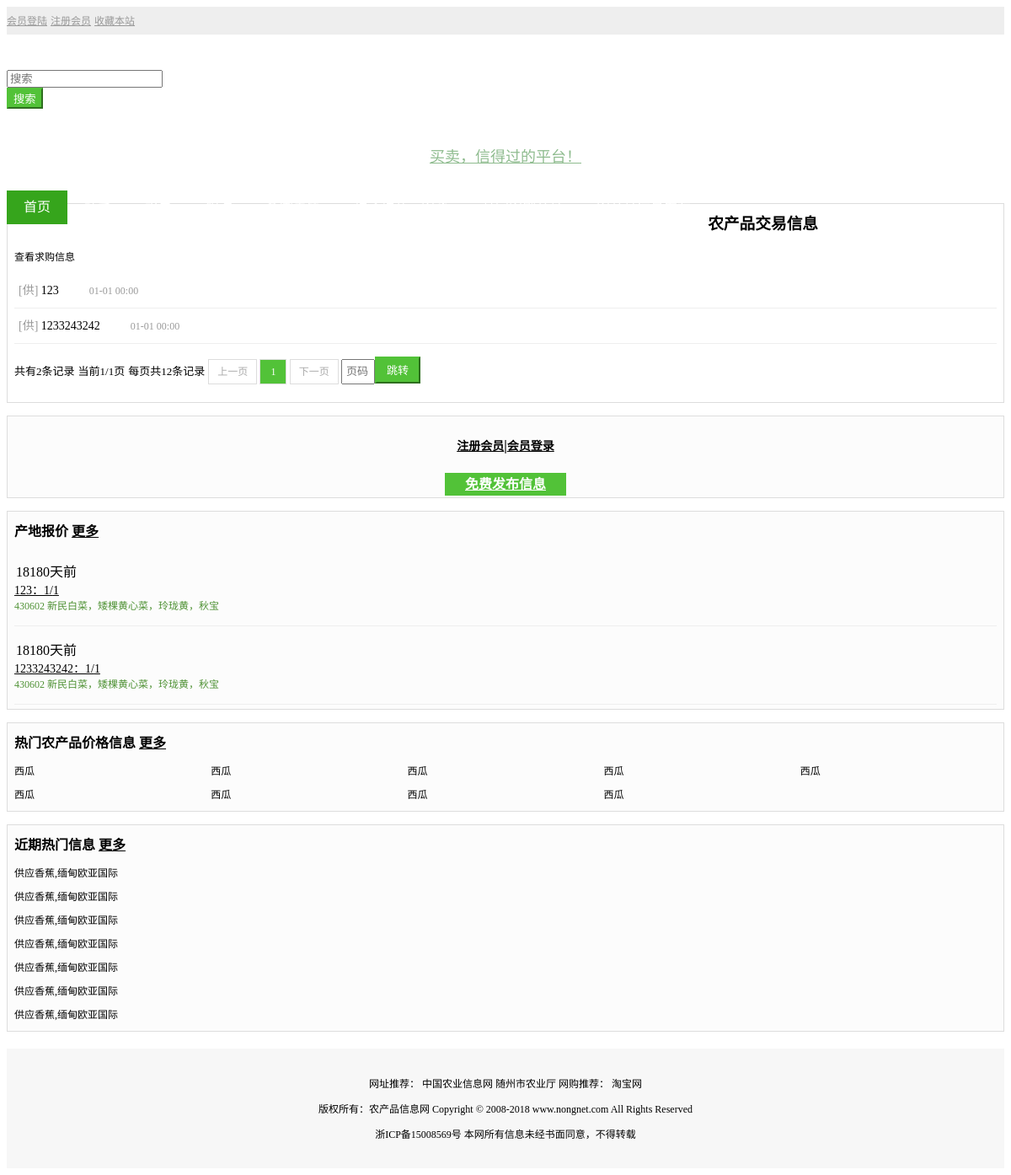
/, run on an earlier commit of the app's database.
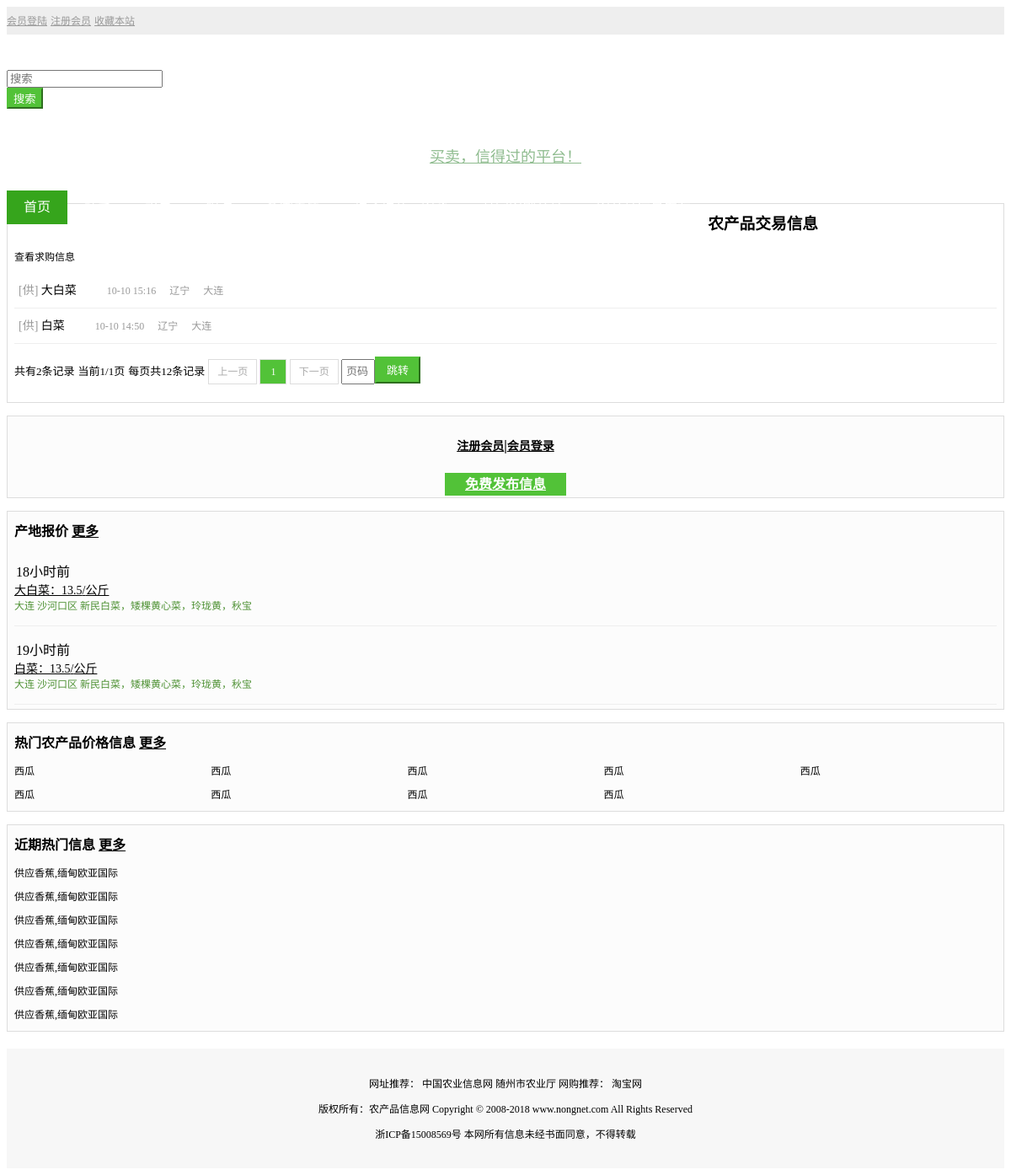
And on a later commit of the database.
### home/models.py (models this page shows)
class p_product(models.Model):
    p_name = models.CharField(max_length=30, help_text="类别名称")
    create_time = models.CharField(max_length=30, help_text="创建时间", default="0")
    update_time = models.CharField(max_length=30, help_text="修改时间", default="0")

class p_message(models.Model):
    username = models.CharField(max_length=30, help_text="关联用户")
    type = models.CharField(max_length=30, help_text="1：供应 2：需求", default=1)
    m_title = models.CharField(max_length=50, help_text="信息标题", default="")
    m_pz = models.CharField(max_length=30, help_text="产品品种", default="")
    m_begin = models.CharField(max_length=30, help_text="上市开始日期时间", default="")
    m_end = models.CharField(max_length=30, help_text="上市结束日期时间", default="")
    m_size = models.CharField(max_length=30, help_text="报价规格", default="")
    m_today_price = models.CharField(max_length=30, help_text="今日价格", default="")
    m_today_size = models.CharField(max_length=30, help_text="今日价格的单位", default="")
    m_today_date = models.CharField(max_length=30, help_text="上架日期", default="")
    m_photo = models.CharField(max_length=200, help_text="实拍图片，展示图片", default="")
    m_address_province = models.CharField(max_length=80, help_text="所属地区代码(省级)", default="")
    m_address_city = models.CharField(max_length=80, help_text="所属地区代码(市级)", default="")
    m_address_belong = models.CharField(max_length=80, help_text="所属地区代码（地区）", default="")
    m_address_detail = models.CharField(max_length=200, help_text="详细地址", default="")
    m_f_id = models.CharField(max_length=200, help_text="关联的大类别", default="")
    m_c_id = models.CharField(max_length=200, help_text="关联的子类别", default="")
    m_content = models.TextField(help_text="信息内容正文")
    create_time = models.CharField(max_length=30, help_text="创建时间", default="0")
    update_time = models.CharField(max_length=30, help_text="修改时间", default="0")

### home/views.py (the view)
# urls.py: path('', home_views.index),
def index(request):
    template = loader.get_template('home/index.html')
    list = []
    nav = navList()
    recPerPage = 12
    page = 1
    try:
        pagePY = Paginator(p_message.objects.all().values().order_by('-create_time'),
                  recPerPage)
        todayPY =  Paginator(p_message.objects.all().values().order_by('-create_time'),
                  6)
    except:
        pagePY = False
    if pagePY != False:
        handle = PageObject()
        pageData = handle.handlePage(pagePY, page, recPerPage)
        pageData['page_list'] = handlePhoto(pageData['page_list'])
        todayData = handle.handlePage(todayPY, page, 12)
        todayData['page_list'] = handleIndexData(todayData['page_list'])
        print(todayData)
    else:
        pageData = False
    list_data = {
        'm_title': '柑桔13886725378特早蜜桔，叶桔，蜜橘桔子',
        'm_address_belong': '1564',
        'create_time': '1564658781'
    }
    for i in range(0, 10):
        list.append(list_data)
    context = {
        'supply': pageData,
        'list': pageData,
        'nav': nav,
        'path': '/',
        'today': todayData
    }
    return HttpResponse(template.render(context, request))

### home/templates/home/index.html (shortened to what this page needs)
{% load static %}
{%  include "home/base_header.html" %}
<link rel="stylesheet" href="{% static '/css/common.css' %}">
<link rel="stylesheet" href="{% static '/css/body.css' %}">
<link rel="stylesheet" href="{% static '/css/page.css' %}">
</head>
<body>
{%  include "home/base_nav.html" %}
<div class="">
    <div class="container">
        <div class="col-md-8">
            <div class="card-box">
                <div class="clear_both card-title">
                    <h3 class="pull-left">农产品交易信息</h3>
                    <a class="a-text pull-right" href="">查看求购信息</a>
                </div>
                <div>
                    <ul class="msg-list">
                        {% for item in list.page_list %}
                            <li>
                                <span>
                                    {% if item.type == '1' %}
                                        [供]
                                    {% elif item.type == '2' %}
                                        [需]
                                    {% endif %}
                                </span>
                                <a href="/productDetail/{{ item.id }}" target="_blank" class="msg-word has-photo">{{ item.m_title }}</a>
                                <span class="pull-right">{{ item.create_time }}</span>
                                <span class="pull-right">{{ item.m_address_province }}</span>
                                <span class="pull-right">{{ item.m_address_city }}</span>
                            </li>
                        {% endfor %}
                    </ul>
                </div>
                <div>
                    {% include "home/page.html" %}
                </div>
            </div>
        </div>
        <div class="col-md-4">
            <div class="card-box ready-login-box">
                {% if request.userInfo != None %}
                    <p>
                        <strong>{% autoescape off %}{{ request.userInfo.nickname }}{% endautoescape %}</strong>
                        <font color="#444">您好，欢迎登录！</font>
                        <a href="/logout/" >退出</a>
                    </p>
                {% elif request.userInfo == None %}
                    <p class="ready-login-btn"><a href="/register">注册会员</a>|<a href="/login">会员登录</a></p>
                {% endif %}
                <a class="btn btn-green btn-create" type="button" href="/publish">免费发布信息</a>
            </div>
            <div class="card-box">
                <div class="clear_both card-title">
                    <span class="pull-left card-o-title a-text-hover">产地报价</span>
                    <a class="pull-right card-o-title a-text-hover" href="">更多</a>
                </div>
                <div>
                    <ul class="p-today-list">
                        {% for item in today.page_list %}
                        <li>
                            <span>{{ item.create_time }}</span>
                            <span title="{{ item.m_title }}">
                                <a class="p-todat-list-a a-text-hover" href="/productDetail/{{ item.id }}" target="_blank">{{ item.m_title }}：{{ item.m_today_price }}/{{ item.m_today_size }}</a>
                                <div class="p-todat-list-special">
                                    <a href="">{{ item.m_address_city }}{{ item.m_address_belong }}新民白菜，矮棵黄心菜，玲珑黄，秋宝</a>
                                </div>
                            </span>
                        </li>
                        {% endfor %}
                    </ul>
                </div>
            </div>
            <div class="card-box">
                <div class="clear_both card-title">
                    <span class="pull-left card-o-title a-text-hover">热门农产品价格信息</span>
                    <a class="pull-right card-o-title a-text-hover" href="">更多</a>
                </div>
                <div>
                    <ul class="clear_both p-list">
                        <li><a href="" class="a-text a-text-hover">西瓜</a></li>
                        <li><a href="" class="a-text a-text-hover">西瓜</a></li>
                        <li><a href="" class="a-text a-text-hover">西瓜</a></li>
                        <li><a href="" class="a-text a-text-hover">西瓜</a></li>
                        <li><a href="" class="a-text a-text-hover">西瓜</a></li>
                        <li><a href="" class="a-text a-text-hover">西瓜</a></li>
                        <li><a href="" class="a-text a-text-hover">西瓜</a></li>
                        <li><a href="" class="a-text a-text-hover">西瓜</a></li>
                        <li><a href="" class="a-text a-text-hover">西瓜</a></li>
                    </ul>
                </div>
            </div>
            <div class="card-box">
                <div class="clear_both card-title">
                    <span class="pull-left card-o-title a-text-hover">近期热门信息</span>
                    <a class="pull-right card-o-title a-text-hover" href="">更多</a>
                </div>
                <div>
                    <ul class="m-list">
                        <li><a href="" class="a-text a-text-hover">供应香蕉,缅甸欧亚国际</a></li>
                        <li><a href="" class="a-text a-text-hover">供应香蕉,缅甸欧亚国际</a></li>
                        <li><a href="" class="a-text a-text-hover">供应香蕉,缅甸欧亚国际</a></li>
                        <li><a href="" class="a-text a-text-hover">供应香蕉,缅甸欧亚国际</a></li>
                        <li><a href="" class="a-text a-text-hover">供应香蕉,缅甸欧亚国际</a></li>
                        <li><a href="" class="a-text a-text-hover">供应香蕉,缅甸欧亚国际</a></li>
                        <li><a href="" class="a-text a-text-hover">供应香蕉,缅甸欧亚国际</a></li>
                    </ul>
                </div>
            </div>
        </div>
    </div>
</div>
{%  include "home/base_footer.html" %}

### home/templates/home/base_header.html (shortened to what this page needs)
<!DOCTYPE html>
<html lang="zh-CN">
<head>
    <link rel="stylesheet" href="//cdnjs.cloudflare.com/ajax/libs/zui/1.9.1/css/zui.min.css">

### home/templates/home/base_nav.html (shortened to what this page needs)
<header>
    <div class="top-bar">
        <div class="container">
            <div class="col-lg-12 clear_both">
        <span class="pull-left">
            {%  if request.userInfo != None %}
                <a><font color="#444">用户：</font></a>
                <a><b>{% autoescape off %}{{ request.userInfo.nickname }}{% endautoescape %}</b></a>
                <a><font color="#444">，欢迎登录！</font></a>
                <a href="/publish/">发布信息</a>
                <a href="/register/">管理信息</a>
                <a href="/registerReg/">修改资料</a>
                <a href="/logout/">退出</a>
            {% elif request.userInfo == None %}
                <a href="/login/">会员登陆</a>
                <a href="/register/">注册会员</a>
            {% endif %}
        </span>
                <span class="pull-right">
            <a href="">收藏本站</a>
        </span>
            </div>
        </div>
    </div>
    <div>
        <div class="container search-bar">
            <div class="col-md-3 col-sm-4">
            </div>
            <div class="col-md-5 col-sm-5 search-bar-input">
                <div class="input-group">
                    <div class="input-control search-box  has-icon-right search-example"
                         id="searchboxExample">
                        <input id="inputSearchExample3" type="search" class="form-control search-input"
                               placeholder="搜索">
                    </div>
                    <span class="input-group-btn">
                    <button class="btn btn-green" type="button">搜索</button>
                  </span>
                </div>
            </div>
            <div class="col-md-4 col-sm-3 search-bar-text">
                <a href="">买卖，信得过的平台！</a>
            </div>
        </div>
    </div>
    <div class="nav-bar">
        <div class="container">
            <div class="col-md-12">
                <ul class="nav-bar-box">
                    {% for item in request.nav %}
                        <li class="{{ item.active }}"><a href="/{{ item.link }}">{{ item.title }}</a></li>
                    {% endfor %}
                </ul>
            </div>
        </div>
    </div>
</header>

### home/templates/home/page.html (shortened to what this page needs)
<p class="page-box">
    <span>共有{{ list.count }}条记录</span>
    <span>当前{{ list.now_page }}/{{ list.num_pages }}页</span>
    <span>每页共{{ list.rec_per_page }}条记录</span>
    <span>
        {% if list.has_previous == False %}
            <a class="page-link-a disabled" disabled="disabled">上一页</a>
        {% else %}
            <a class="page-link-a" href="{{ path }}{{ list.pre_page }}">上一页</a>
        {% endif %}
    </span>
    <span>
        {% for item in list.page_range %}
            {% if item == False %}
                <a class="page-link-a disabled" disabled="disabled"><i
                        class="icon icon-ellipsis-h"></i></a>
            {% else %}
                {% if item == list.now_page %}
                    <a class="page-link-a disabled-active" disabled="disabled">{{ item }}</a>
                {% else %}
                    <a class="page-link-a" href="{{ path }}{{ item }}">{{ item }}</a>
                {% endif %}
            {% endif %}
        {% endfor %}
    </span>
    <span>
        {% if list.has_next == False %}
            <a class="page-link-a disabled" disabled="disabled">下一页</a>
        {% else %}
            <a class="page-link-a" href="{{ path }}{{ list.next_page }}">下一页</a>
        {% endif %}
    </span>
    <span><input type="text" placeholder="页码" id="dumpPage"><button
            onclick="dumpPage()" class="btn btn-green">跳转</button></span>
</p>

### home/templates/home/base_footer.html
<footer class="footer">
    <div class="container">
        <div class="col-md-12">
            <p>网址推荐：
                <a href="" class="a-text a-text-hover">中国农业信息网</a>
                <a href="" class="a-text a-text-hover">随州市农业厅</a>
                网购推荐：
                <a href="" class="a-text a-text-hover">淘宝网</a></p>
        </div>
        <div class="col-md-12">
            <p>版权所有：农产品信息网 Copyright © 2008-2018 www.nongnet.com All Rights Reserved</p>
            <p>浙ICP备15008569号 本网所有信息未经书面同意，不得转载</p>
        </div>
    </div>
</footer>
</body>
</html>

What changed in the data, as far as the page shows it:
changed p_message: m_title "1233243242" → "大白菜"; create_time "01-01 00:00" → "10-10 15:16"; m_address_province (not shown) → "辽宁"; m_address_city (not shown) → "大连"; create_time "18180天前" → "18小时前"; m_today_price "1" → "13.5"; m_today_size "1" → "公斤"; m_address_belong "430602" → "沙河口区"; moves up the list
changed p_message: m_title "123" → "白菜"; create_time "01-01 00:00" → "10-10 14:50"; m_address_province (not shown) → "辽宁"; m_address_city (not shown) → "大连"; create_time "18180天前" → "19小时前"; m_today_price "1" → "13.5"; m_today_size "1" → "公斤"; m_address_belong "430602" → "沙河口区"
